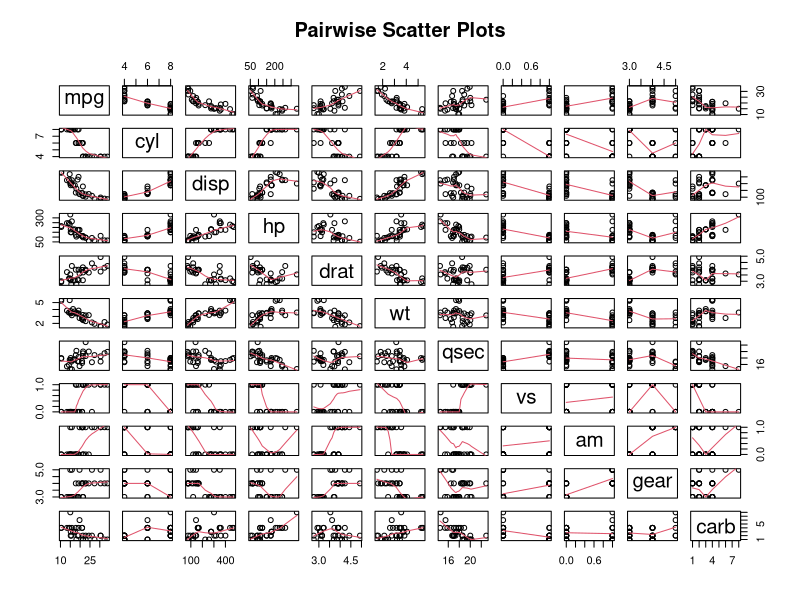
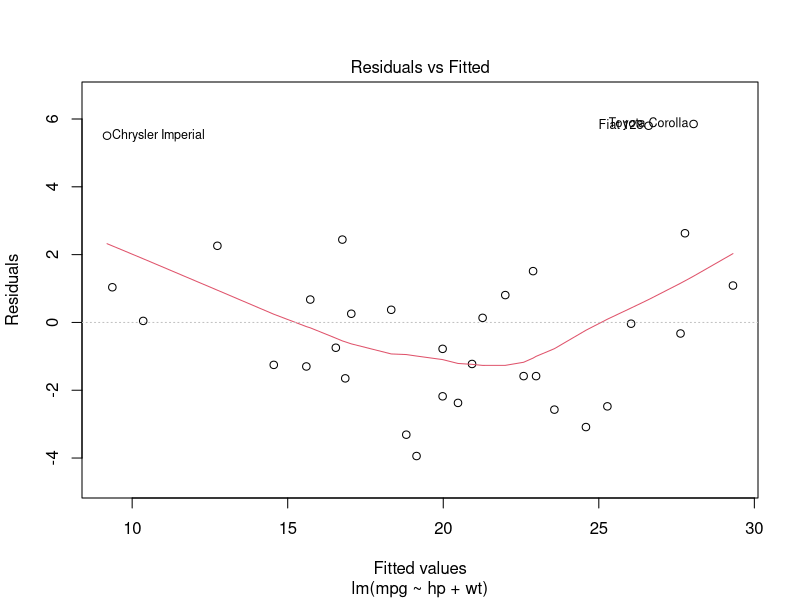
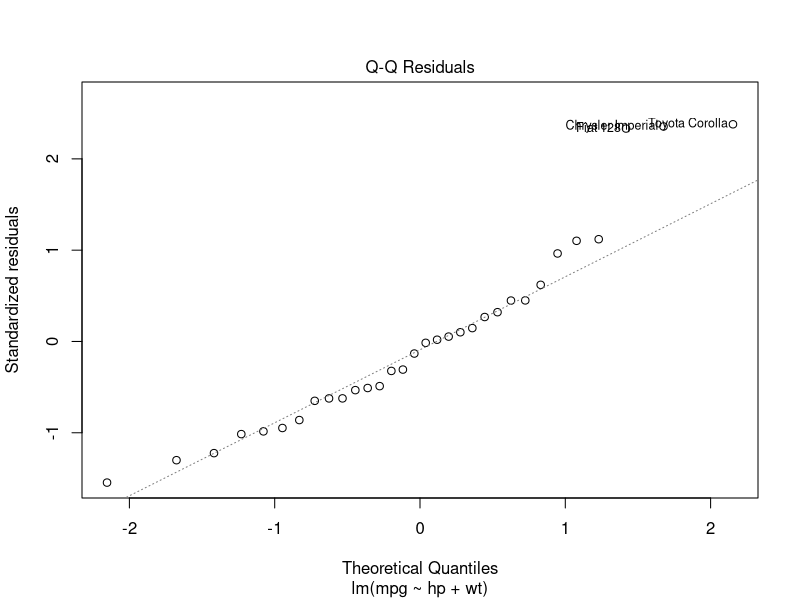
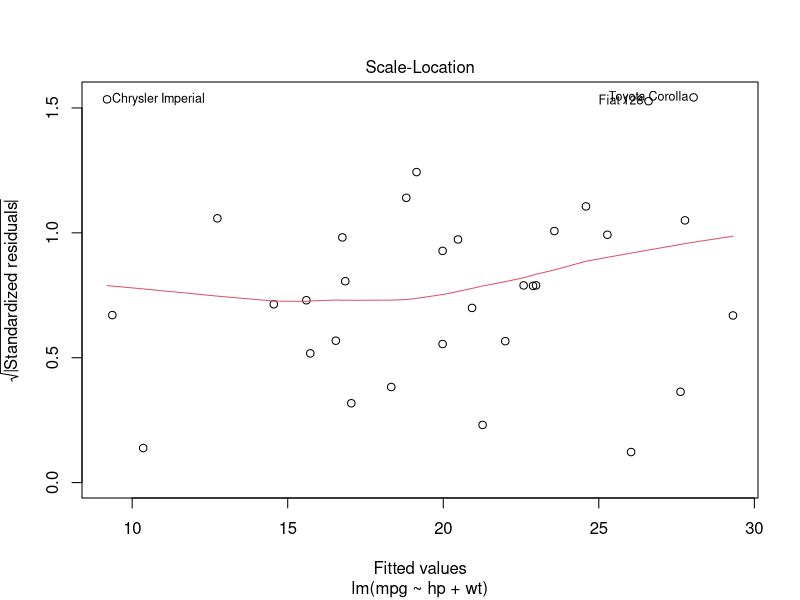
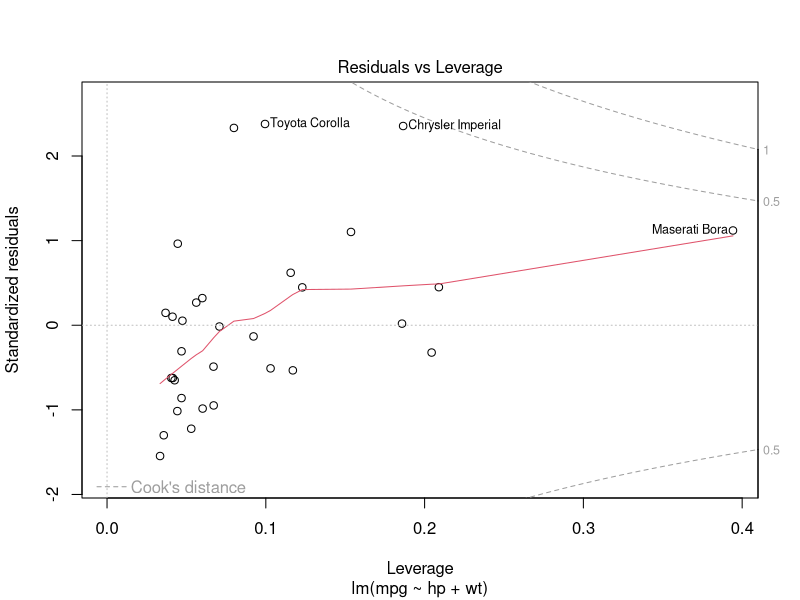

Source code (R) for these figures, in order:
## ---- chunk 1
# Setting global options for knitr
knitr::opts_chunk$set(echo = TRUE)
## ---- chunk 2
# Load ggplot2 and caret
library(ggplot2)
library(caret)

# Load mtcars dataset
data(mtcars)
# Display the head of the dataset
head(mtcars)

## ---- chunk 3
# Summary statistics of the dataset
summary(mtcars)

# Generate pairwise scatter plots for relationship visualization
pairs(mtcars, panel = panel.smooth, main = "Pairwise Scatter Plots")

# Choose the linear regression model to fit
model <- lm(mpg ~ hp + wt, data = mtcars)

# Show a summary of the model
summary(model)

# Residuals vs Fitted plot for checking homoscedasticity
plot(model, which = 1)

# Normal Q-Q plot to check normality of residuals
plot(model, which = 2)

# Scale-Location plot to check homoscedasticity
plot(model, which = 3)

# Residuals vs Leverage plot to find influential points
plot(model, which = 5)

# New data for prediction
new_data <- data.frame(hp = c(110, 150), wt = c(2.5, 3.0))

# Use the model to predict mpg for the new data
predictions <- predict(model, new_data)
# Show the predictions
predictions

